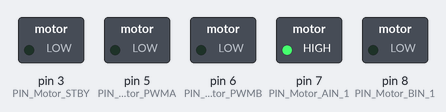
The sketch below on a simulated Arduino Uno, built with avr-gcc and run on an emulated ATmega328P. On the bench: switched loads named in the sketch (green lamp = pin HIGH).

Above: at 0.1 s.
Timing chart, 0 to 1.6 s (numbered marks = the images above):
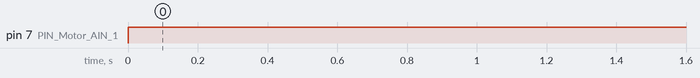

The sketch:

motores.ino
```cpp
// Enable/Disable motor control.
//  HIGH: motor control enabled
//  LOW: motor control disabled
#define PIN_Motor_STBY 3

// Group A Motors (Right Side)
// PIN_Motor_AIN_1: Digital output. HIGH: Forward, LOW: Backward
#define PIN_Motor_AIN_1 7
// PIN_Motor_PWMA: Analog output [0-255]. It provides speed.
#define PIN_Motor_PWMA 5

// Group B Motors (Left Side)
// PIN_Motor_BIN_1: Digital output. HIGH: Forward, LOW: Backward
#define PIN_Motor_BIN_1 8
// PIN_Motor_PWMB: Analog output [0-255]. It provides speed.
#define PIN_Motor_PWMB 6


void setup() {
  // put your setup code here, to run once:

  pinMode(PIN_Motor_STBY, OUTPUT);
  pinMode(PIN_Motor_AIN_1, OUTPUT);
  pinMode(PIN_Motor_PWMA, OUTPUT);
  pinMode(PIN_Motor_BIN_1, OUTPUT);
  pinMode(PIN_Motor_PWMB, OUTPUT);

}

void loop() {
  digitalWrite(PIN_Motor_STBY, LOW);
  digitalWrite(PIN_Motor_AIN_1, HIGH);
  analogWrite(PIN_Motor_PWMA, 0);
   digitalWrite(PIN_Motor_BIN_1, LOW);
  analogWrite(PIN_Motor_PWMB, 0);


  // put your main code here, to run repeatedly:

  /*delay(2000);
  digitalWrite(PIN_Motor_STBY, HIGH);
  digitalWrite(PIN_Motor_AIN_1, HIGH);
  analogWrite(PIN_Motor_PWMA, 150);

  delay(2000);

  digitalWrite(PIN_Motor_STBY, HIGH);
  digitalWrite(PIN_Motor_AIN_1, LOW);
  analogWrite(PIN_Motor_PWMA, 150);

  delay(2000);
  /*digitalWrite(PIN_Motor_STBY, HIGH);
  digitalWrite(PIN_Motor_BIN_1, HIGH);
  analogWrite(PIN_Motor_PWMB, 150);

  delay(2000);

  digitalWrite(PIN_Motor_STBY, HIGH);
  digitalWrite(PIN_Motor_BIN_1, LOW);
  analogWrite(PIN_Motor_PWMB, 150);*/

}
```

Measured:
- by itself, pin 7 (PIN_Motor_AIN_1): LOW → HIGH at 0.00 s
